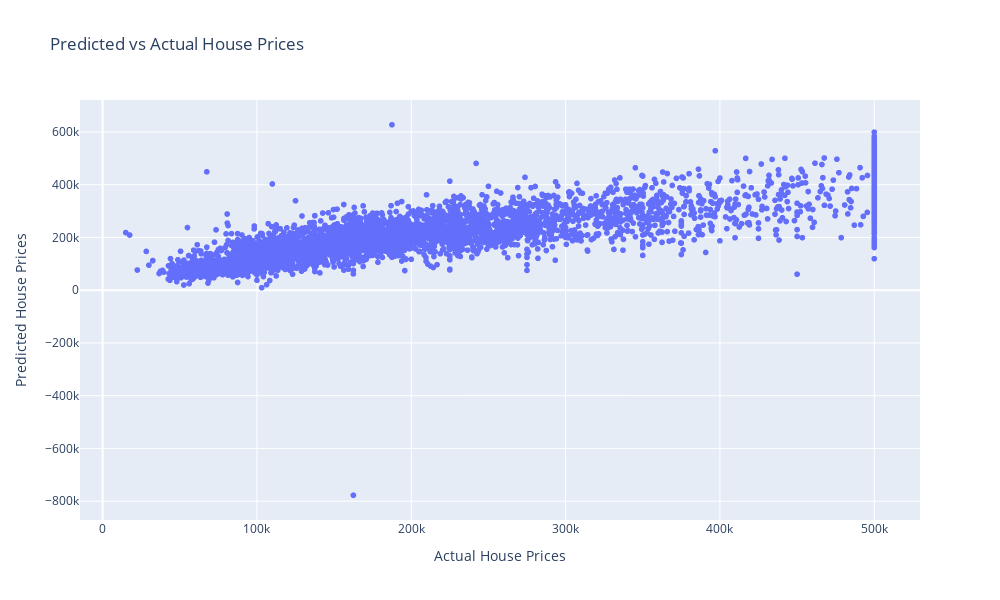

The code cell stored with this chart in its notebook:
### Code cell
# Scatterplot to visualize predicted vs actual house prices
fig = px.scatter(x = y_test,
                 y = y_pred,
                 title = 'Predicted vs Actual House Prices',
                 labels = {'x':'Actual House Prices', 'y':'Predicted House Prices'},
                )
fig.update_layout(width=1000, height=600)

fig.show()

### Figure 1 — Plotly figure (JSON) as saved in the notebook; plotly's stock layout.template omitted (floating-point values rounded to 4 significant figures; data arrays with more than 128 entries replaced by an {"elided": "..."} marker saying what was removed)
{"data": [{"hovertemplate": "Actual House Prices=%{x}<br>Predicted House Prices=%{y}<extra></extra>", "legendgroup": "", "marker": {"color": "#636efa", "symbol": "circle"}, "mode": "markers", "name": "", "showlegend": false, "type": "scattergl", "x": {"elided": "4128 float values"}, "xaxis": "x", "y": {"elided": "4128 float values"}, "yaxis": "y"}], "layout": {"height": 600, "legend": {"tracegroupgap": 0}, "title": {"text": "Predicted vs Actual House Prices"}, "width": 1000, "xaxis": {"anchor": "y", "domain": [0, 1], "title": {"text": "Actual House Prices"}}, "yaxis": {"anchor": "x", "domain": [0, 1], "title": {"text": "Predicted House Prices"}}}}
